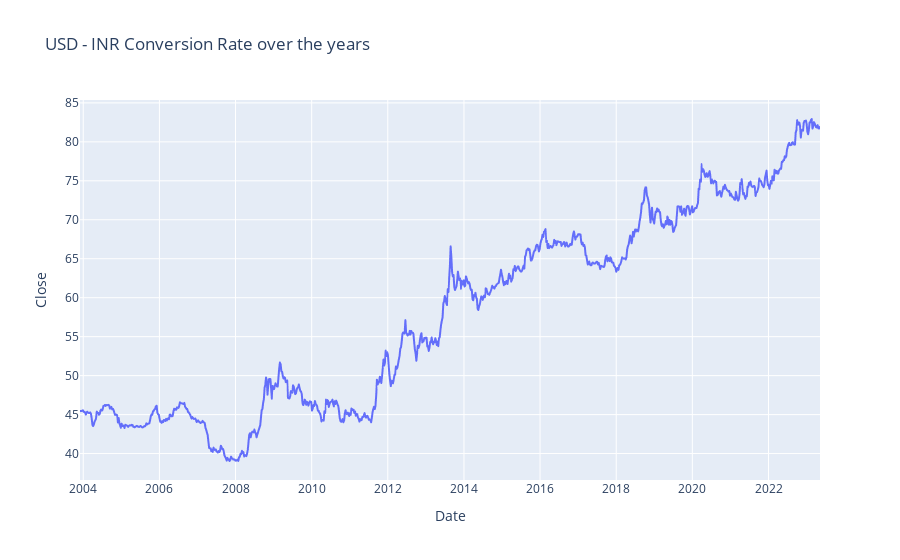

Here is the notebook cell this chart was saved with:
### Code cell
figure = px.line(df, x="Date", 
                 y="Close", 
                 title='USD - INR Conversion Rate over the years')
figure.show()

### Figure 1 — Plotly figure (JSON) as saved in the notebook; plotly's stock layout.template omitted (floating-point values rounded to 4 significant figures; data arrays with more than 128 entries replaced by an {"elided": "..."} marker saying what was removed)
{"data": [{"hovertemplate": "Date=%{x}<br>Close=%{y}<extra></extra>", "legendgroup": "", "line": {"color": "#636efa", "dash": "solid"}, "marker": {"symbol": "circle"}, "mode": "lines", "name": "", "showlegend": false, "type": "scattergl", "x": {"elided": "1013 str values"}, "xaxis": "x", "y": {"elided": "1013 float values"}, "yaxis": "y"}], "layout": {"legend": {"tracegroupgap": 0}, "title": {"text": "USD - INR Conversion Rate over the years"}, "xaxis": {"anchor": "y", "domain": [0, 1], "title": {"text": "Date"}}, "yaxis": {"anchor": "x", "domain": [0, 1], "title": {"text": "Close"}}}}
